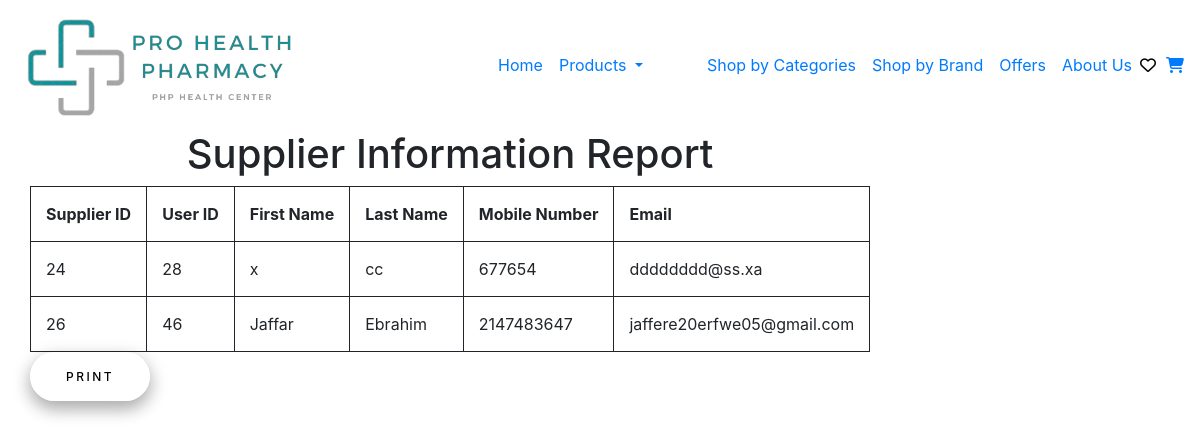
Screenshot of /Reports/SupplierReport.php with the database file from the repository.
### Reports/SupplierReport.php (the view, shortened to what this page needs)
<?php
include '../header.php';
?>
<!DOCTYPE html>
    <html lang="en">
    <head>
    <link rel="stylesheet" href="../css/Report.css" />
</head>
<body>
    <main>
    <?php
include '../Connection/init.php';
$stmt = $db->prepare("SELECT * FROM `supplier data`");
$stmt->execute();
$supplier = $stmt->fetchAll(PDO::FETCH_ASSOC);
?>
<div class="container">
    <div class="row">
        <div class="col-x1-12">
            <h1 style="text-align: center">Supplier Information Report</h1>
                <table>
                        <tr>
                            <th>Supplier ID</th>
                            <th>User ID</th>
                            <th>First Name</th>
                            <th>Last Name</th>
                            <th>Mobile Number</th>
                            <th>Email</th>
                        </tr>
        <tbody>
<?php
foreach ($supplier as $supplier) {
    $SupplierID = $supplier['SupplierID'];
    $UserID = $supplier['UserID'];
    $FirstName = $supplier['FirstName'];
    $LastName = $supplier['LastName'];
    $MobileNumber = $supplier['MobileNumber'];
    $Email = $supplier['Email'];
?>
        <tr>
            <td><?php echo $SupplierID ?></td>
            <td><?php echo $UserID ?></td>
            <td><?php echo $FirstName ?></td>
            <td><?php echo $LastName ?></td>
            <td><?php echo $MobileNumber ?></td>
            <td><?php echo $Email ?></td>
        <tr>
        <?php } ?>
        </tbody>
        </div>
    </div>
</div>
<button onclick="window.print()" class="Print">Print</button>
</main>
</html>

### css/main.css (style rules this page uses)
* { box-sizing: border-box; }

### css/Report.css (style rules this page uses)
table, th, td { padding: 15px; text-align: left; border: 1px solid; }
.Print { padding: 1.3em 3em; font-size: 12px; text-transform: uppercase; letter-spacing: 2.5px; font-weight: 500; color: #000; background-color: rgba(255, 255, 255, 0.431); border: none; border-radius: 45px; box-shadow: 0 8px 16px 0 rgba(0,0,0,0.2), 0 6px 20px 0 rgba(0,0,0,0.19); transition: all 0.3s ease 0s; cursor: pointer; outline: none; text-align: center; display: flex; justify-content: center; align-items: center; }

### rows the page displays
supplier data: SupplierID "24", UserID "28", FirstName "x", LastName "cc", MobileNumber "677654", Email "dddddddd@ss.xa"
supplier data: SupplierID "26", UserID "46", FirstName "Jaffar", LastName "Ebrahim", MobileNumber "2147483647", Email "jaffere20erfwe05@gmail.com"
